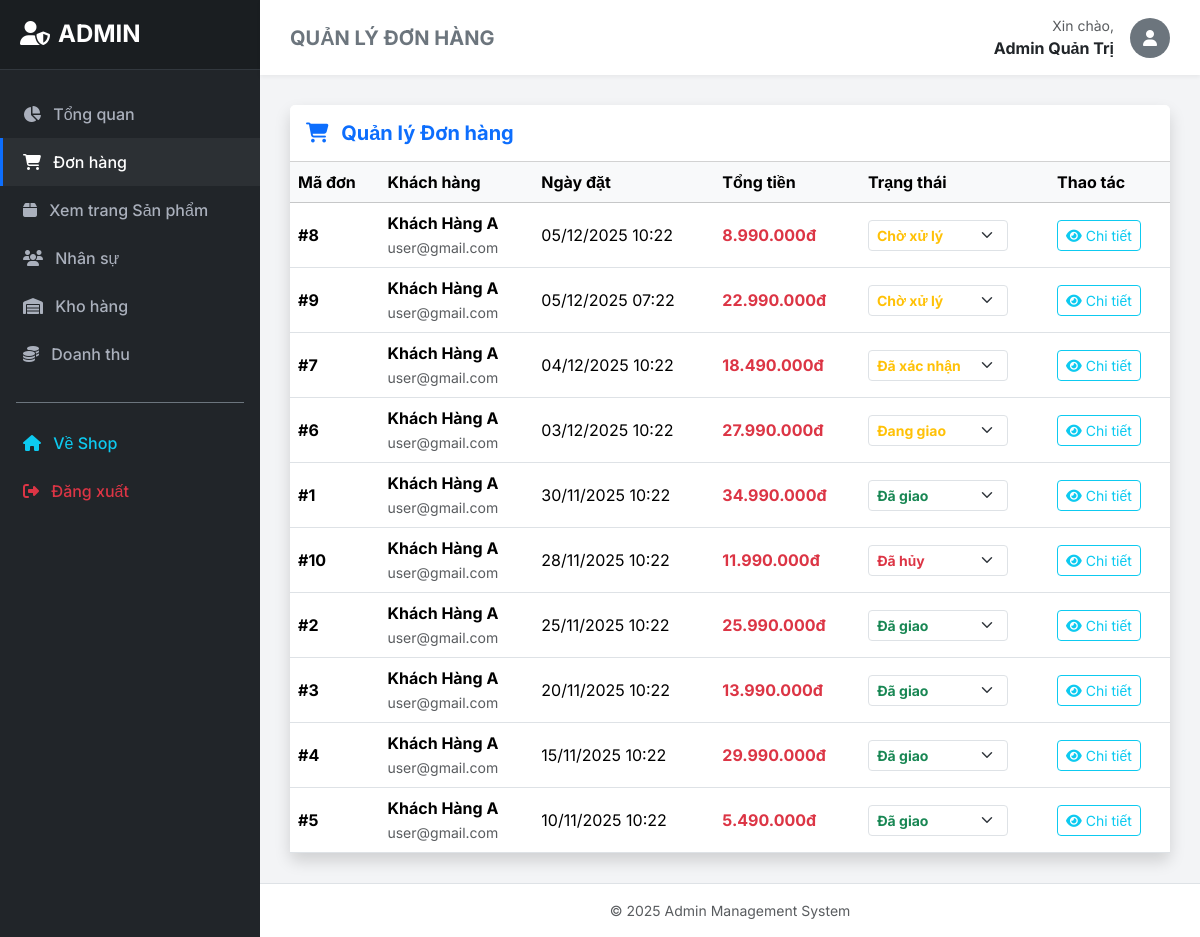
The page /admin/orders (signed in) on the database its author committed.
### tables this page shows
CREATE TABLE `donhang` (
  `id` int(11) NOT NULL AUTO_INCREMENT,
  `id_nguoidung` int(11) NOT NULL,
  `ngay_tao` timestamp NOT NULL DEFAULT current_timestamp(),
  `tong_tien` decimal(12,0) NOT NULL,
  `trang_thai` varchar(50) NOT NULL DEFAULT 'Chờ xử lý',
  PRIMARY KEY (`id`),
  KEY `id_nguoidung` (`id_nguoidung`),
  CONSTRAINT `fk_donhang_nguoidung` FOREIGN KEY (`id_nguoidung`) REFERENCES `nguoidung` (`id`) ON DELETE CASCADE ON UPDATE CASCADE
);

CREATE TABLE `nguoidung` (
  `id` int(11) NOT NULL AUTO_INCREMENT,
  `ho_ten` varchar(255) NOT NULL,
  `email` varchar(255) NOT NULL UNIQUE,
  `so_dien_thoai` varchar(15) NULL,
  `mat_khau` varchar(255) NOT NULL,
  `role` enum('admin','staff','user') NOT NULL DEFAULT 'user',  
  `trang_thai` tinyint(1) NOT NULL DEFAULT 1 COMMENT '1: Active, 0: Blocked',  
  `gioi_tinh` enum('Nam','Nữ','Khác') NULL DEFAULT 'Khác',
  `ngay_sinh` date NULL,
  `ngay_tao` timestamp NOT NULL DEFAULT current_timestamp(),
  PRIMARY KEY (`id`)
);

### controllers/AdminController.php (called while the page is built, shortened)
<?php
class AdminController extends Controller {
    public function orders() {
        $orderModel = $this->loadModel('Order');
        $orders = $orderModel->getAll();
        $this->loadView('admin/orders', ['title' => 'Quản lý Đơn hàng', 'orders' => $orders], 'admin');
    }
}
?>

### models/Order.php (called while the page is built, shortened)
<?php
class Order extends Database {
    public function getAll() {
        $sql = "SELECT dh.*, nd.ho_ten, nd.email
                FROM donhang dh
                JOIN nguoidung nd ON dh.id_nguoidung = nd.id
                ORDER BY dh.ngay_tao DESC";
        return self::query($sql);
    }
}
?>

### models/Database.php (called while the page is built, shortened)
<?php
class Database {
    private static $conn = null;
    public static function getConnection() {
        if (self::$conn === null) {
            $host = DB_HOST;
            $db_name = DB_NAME;
            $username = DB_USER;
            $password = DB_PASS;
            $charset = DB_CHARSET;
            $dsn = "mysql:host=$host;dbname=$db_name;charset=$charset";
            $options = [
                PDO::ATTR_ERRMODE            => PDO::ERRMODE_EXCEPTION,
                PDO::ATTR_DEFAULT_FETCH_MODE => PDO::FETCH_ASSOC,
                PDO::ATTR_EMULATE_PREPARES   => false,
            ];
            try {
                self::$conn = new PDO($dsn, $username, $password, $options);
            } catch (PDOException $e) {
                die("Lỗi kết nối CSDL: " . $e->getMessage());
            }
        }
        return self::$conn;
    }
    private static function _query($sql, $params = [], $fetchAll = true) {
        try {
            $stmt = self::getConnection()->prepare($sql);
            $stmt->execute($params);
            if ($fetchAll) {
                return $stmt->fetchAll();
            }
            return $stmt->fetch();
        } catch (PDOException $e) {
            if (DEBUG_MODE) {
                echo "Lỗi truy vấn: " . $e->getMessage();
            }
            return null;
        }
    }
    public static function query($sql, $params = [], $fetchAll = true) {
        return self::_query($sql, $params, $fetchAll);
    }
}
?>

### views/admin/orders.php (the view, shortened to what this page needs)
<div class="card shadow border-0">
    <div class="card-header bg-white py-3">
        <h5 class="mb-0 fw-bold text-primary"><i class="fas fa-shopping-cart me-2"></i> Quản lý Đơn hàng</h5>
    </div>
    <div class="card-body p-0">
        <div class="table-responsive">
            <table class="table table-hover align-middle mb-0">
                <thead class="table-light">
                    <tr>
                        <th>Mã đơn</th>
                        <th>Khách hàng</th>
                        <th>Ngày đặt</th>
                        <th>Tổng tiền</th>
                        <th>Trạng thái</th>
                        <th>Thao tác</th>
                    </tr>
                </thead>
                <tbody>
                    <?php if(empty($orders) || !is_array($orders)): ?>
                        <tr><td colspan="6" class="text-center py-4 text-muted">Chưa có đơn hàng nào</td></tr>
                    <?php else: foreach($orders as $o): ?>
                    <tr>
                        <td class="fw-bold">#<?= htmlspecialchars($o['id'] ?? 'N/A') ?></td>
                        <td>
                            <div class="fw-bold"><?= htmlspecialchars($o['ho_ten'] ?? 'Khách hàng') ?></div>
                            <small class="text-muted"><?= htmlspecialchars($o['email'] ?? 'N/A') ?></small>
                        </td>
                        <td>
                            <?php
                            $ngay_tao = $o['ngay_tao'] ?? null;
                            if ($ngay_tao && strtotime($ngay_tao) !== false) {
                                echo htmlspecialchars(date('d/m/Y H:i', strtotime($ngay_tao)));
                            } else {
                                echo 'N/A';
                            }
                            ?>
                        </td>
                        <td class="text-danger fw-bold"><?= number_format($o['tong_tien'] ?? 0, 0, ',', '.') ?>đ</td>
                        <td>
                            <form action="" method="POST" class="d-flex align-items-center gap-2">
                                <?php
                                $trang_thai = $o['trang_thai'] ?? 'Chờ xử lý';
                                $status_class = ($trang_thai=='Đã giao')?'text-success':(($trang_thai=='Đã hủy')?'text-danger':'text-warning');
                                ?>
                                <select name="trang_thai" class="form-select form-select-sm fw-bold <?= $status_class ?>"
                                    style="width: 140px;" onchange="this.form.submit()">
                                    <?php
                                        $statuses = ['Chờ xử lý', 'Đã xác nhận', 'Đang giao', 'Đã giao', 'Đã hủy'];
                                        foreach($statuses as $st):
                                    ?>
                                        <option value="<?= htmlspecialchars($st) ?>" <?= $trang_thai == $st ? 'selected' : '' ?>>
                                            <?= htmlspecialchars($st) ?>
                                        </option>
                                    <?php endforeach; ?>
                                </select>
                            </form>
                        </td>
                        <td>
                            <a href="<?= BASE_URL ?>/order/detail/<?= htmlspecialchars($o['id'] ?? '') ?>" class="btn btn-outline-info btn-sm" target="_blank">
                                <i class="fas fa-eye"></i> Chi tiết
                            </a>
                        </td>
                    </tr>
                    <?php endforeach; endif; ?>
                </tbody>
            </table>
        </div>
    </div>
</div>

### views/layout/admin.php (style rules this page uses)
body { font-family: 'Inter', sans-serif; background-color: #f3f4f6; min-height: 100vh; display: flex; }

### rows shown on the page
donhang: id "8", id_nguoidung.ho_ten "Khách Hàng A", id_nguoidung.email "user@gmail.com", ngay_tao "05/12/2025 10:22", tong_tien "8.990.000", trang_thai "Chờ xử lý"
donhang: id "9", id_nguoidung.ho_ten "Khách Hàng A", id_nguoidung.email "user@gmail.com", ngay_tao "05/12/2025 07:22", tong_tien "22.990.000", trang_thai "Chờ xử lý"
donhang: id "7", id_nguoidung.ho_ten "Khách Hàng A", id_nguoidung.email "user@gmail.com", ngay_tao "04/12/2025 10:22", tong_tien "18.490.000", trang_thai "Đã xác nhận"
donhang: id "6", id_nguoidung.ho_ten "Khách Hàng A", id_nguoidung.email "user@gmail.com", ngay_tao "03/12/2025 10:22", tong_tien "27.990.000", trang_thai "Đang giao"
donhang: id "1", id_nguoidung.ho_ten "Khách Hàng A", id_nguoidung.email "user@gmail.com", ngay_tao "30/11/2025 10:22", tong_tien "34.990.000", trang_thai "Đã giao"
donhang: id "10", id_nguoidung.ho_ten "Khách Hàng A", id_nguoidung.email "user@gmail.com", ngay_tao "28/11/2025 10:22", tong_tien "11.990.000", trang_thai "Đã hủy"
donhang: id "2", id_nguoidung.ho_ten "Khách Hàng A", id_nguoidung.email "user@gmail.com", ngay_tao "25/11/2025 10:22", tong_tien "25.990.000", trang_thai "Đã giao"
donhang: id "3", id_nguoidung.ho_ten "Khách Hàng A", id_nguoidung.email "user@gmail.com", ngay_tao "20/11/2025 10:22", tong_tien "13.990.000", trang_thai "Đã giao"
donhang: id "4", id_nguoidung.ho_ten "Khách Hàng A", id_nguoidung.email "user@gmail.com", ngay_tao "15/11/2025 10:22", tong_tien "29.990.000", trang_thai "Đã giao"
donhang: id "5", id_nguoidung.ho_ten "Khách Hàng A", id_nguoidung.email "user@gmail.com", ngay_tao "10/11/2025 10:22", tong_tien "5.490.000", trang_thai "Đã giao"

### other values the page prints
$title "QUẢN LÝ ĐƠN HÀNG"
$_SESSION['user']['ho_ten'] "Admin Quản Trị"
